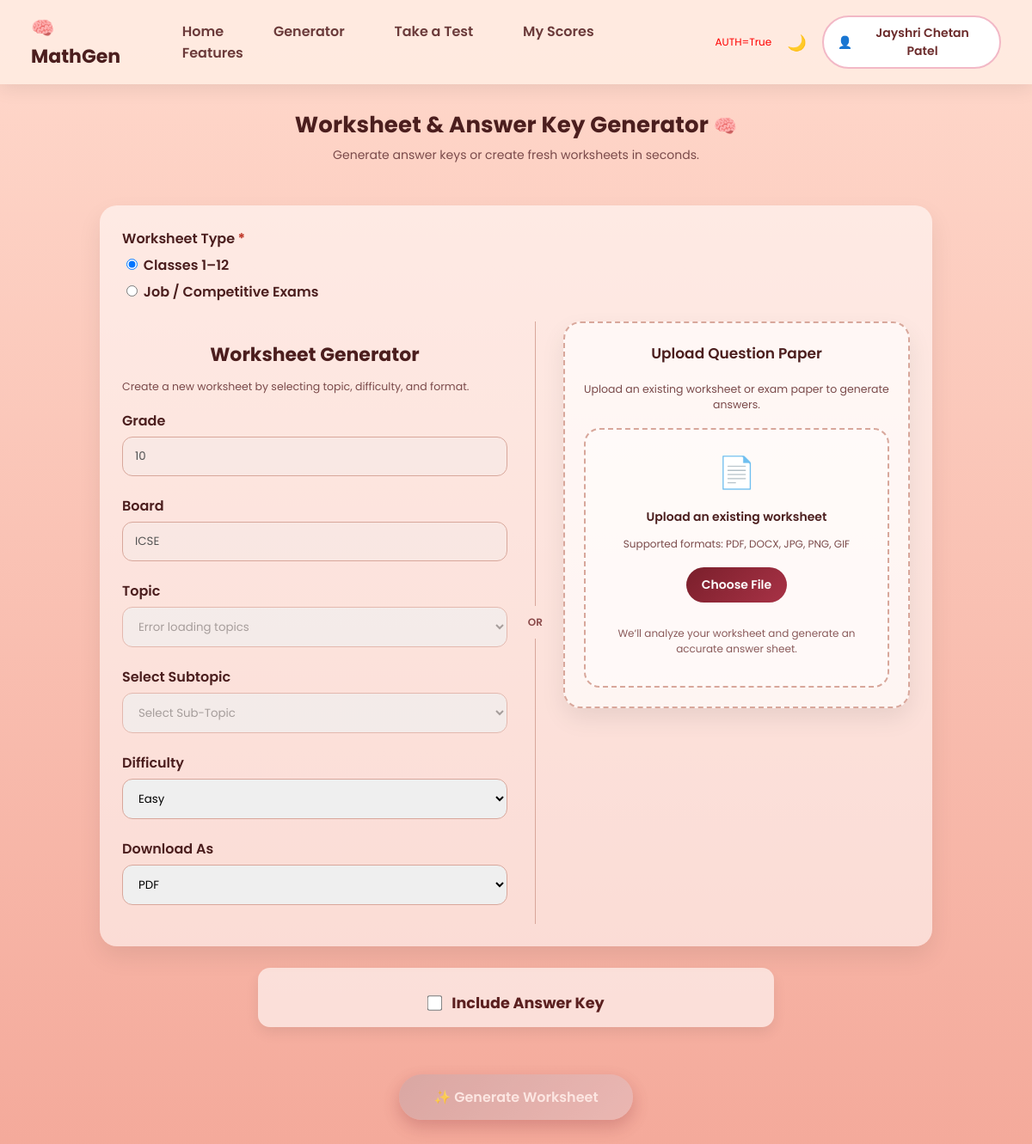
The page /generator (signed in) on the database as committed earlier.
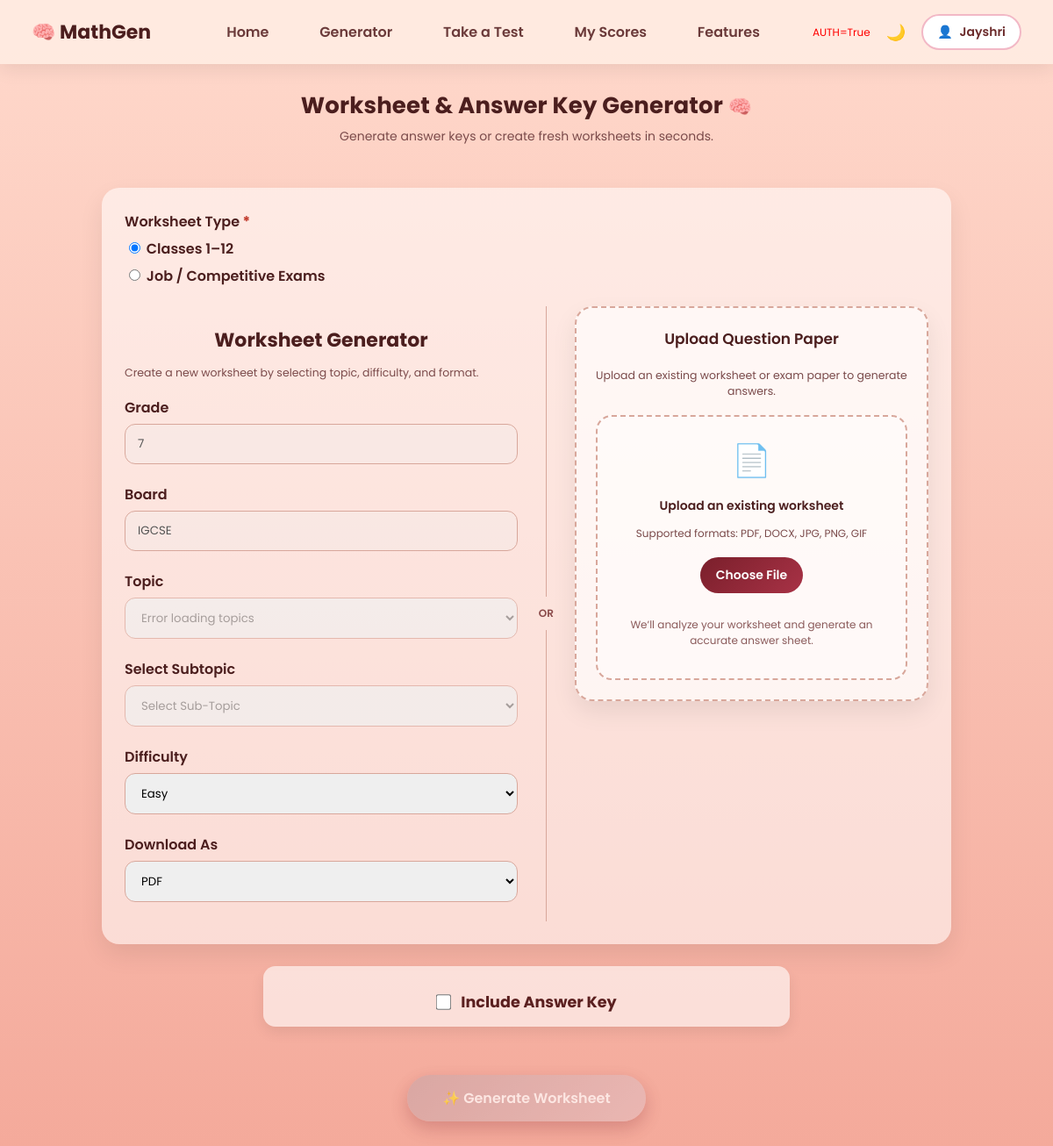
The same page on the database as committed later.
### server.py (models this page shows, shortened)
class User(UserMixin, db.Model):
    id = db.Column(db.Integer, primary_key=True)
    name = db.Column(db.String(100), nullable=False)
    email = db.Column(db.String(120), unique=True, nullable=False)
    country_code = db.Column(db.String(5), nullable=False, default="+91")  # ✅ ADD
    phone_number = db.Column(db.String(30), unique=True, nullable=True)
    grade = db.Column(db.String(20))
    password_hash = db.Column(db.String(256), nullable=True)
    age = db.Column(db.Integer, nullable=True)
    city = db.Column(db.String(100), nullable=True)
    postal_code = db.Column(db.String(20), nullable=True)
    timezone = db.Column(db.String(50), nullable=True)
    whatsapp_consent = db.Column(db.Boolean, default=False)
    newsletter_consent = db.Column(db.Boolean, default=False)
    board = db.Column(db.String(50), nullable=True)
    profile_completed = db.Column(db.Boolean, default=False)
    dob = db.Column(db.Date, nullable=True)

### server.py (the view)
@app.route('/generator')
@login_required
def serve_index():
    show_profile_popup = False
    if session.get("force_profile_popup"):
        show_profile_popup = True
        session.pop("force_profile_popup", None)
    if current_user.grade == "10-12" or current_user.board == "CBSE-ICSE":
        return redirect(url_for("exam_combo_page"))
    return render_template(
        "index.html",
        show_profile_popup=show_profile_popup,
        user_grade=current_user.grade,
        user_board=current_user.board
    )

### server.py (called while the page is built)
@app.context_processor
def inject_now():
    return {'now': datetime.now}

@login_manager.user_loader
def load_user(user_id):
    return User.query.get(int(user_id))

def clear_temp_dir():
    for f in os.listdir(TEMP_DIR):
        try:
            os.remove(os.path.join(TEMP_DIR, f))
        except:
            pass

@app.after_request
def cleanup_temp(response):
    if response.direct_passthrough:
        return response
    clear_temp_dir()
    return response

### templates/index.html (shortened to what this page needs)
{% extends "base.html" %}
{% block content %}
<div class="page-header">
    <h1 class="page-title">
        Worksheet & Answer Key Generator <span>🧠</span>
    </h1>
    <p class="page-subtitle">
        Generate answer keys or create fresh worksheets in seconds.
    </p>
</div>
<form
    method="POST"
    action="{{ url_for('generate_worksheet') }}"
    enctype="multipart/form-data"
    novalidate
>
<div class="ws-container">
<div class="ws-card">
    <div class="form-group">
  <label class="required">Worksheet Type</label>
  <label>
    <input type="radio" name="worksheet_type" value="school" checked onchange="toggleWorksheetType()">
    Classes 1–12
  </label>
  <label>
    <input type="radio" name="worksheet_type" value="job" onchange="toggleWorksheetType()">
    Job / Competitive Exams
  </label>
</div>
    <div class="ws-grid">
<div class="left-panel" id="generatorPanel">
    <div id="school-fields">
<h3 class="section-title">Worksheet Generator</h3>
<p class="section-desc">
    Create a new worksheet by selecting topic, difficulty, and format.
</p>
            <div class="form-group">
                <label>Grade</label>
                <input class="pretty-input" value="{{ current_user.grade }}" disabled>
            </div>
            <div class="form-group">
                <label>Board</label>
                <input class="pretty-input" value="{{ current_user.board }}" disabled>
            </div>
            <div class="form-group">
                <label>Topic</label>
                <select class="pretty-select" name="topic" id="topic" disabled>
                    <option value="">Loading topics...</option>
                </select>
            </div>
            <div class="form-group">
    <label>Select Subtopic</label>
    <select class="pretty-select" name="subtopic" id="subtopic" disabled>
        <option value="">Select Sub-Topic</option>
    </select>
</div>
            <div class="form-group">
                <label>Difficulty</label>
                <select class="pretty-select" name="difficulty">
                    <option value="Easy">Easy</option>
                </select>
            </div>
            <div class="form-group">
                <label>Download As</label>
                <select class="pretty-select" name="school_format" id="school-format">
                    <option value="pdf">PDF</option>
                </select>
            </div>
</div>
</div>
        <div class="vertical-or">OR</div>
        <div class="ws-card secondary upload-card">
    <h3 class="section-title">Upload Question Paper</h3>
<p class="section-desc">
    Upload an existing worksheet or exam paper to generate answers.
</p>
    <div class="upload-zone">
        <div class="upload-icon">📄</div>
        <p class="upload-title">Upload an existing worksheet</p>
        <p class="upload-subtext">
            Supported formats: PDF, DOCX, JPG, PNG, GIF
        </p>
        <label class="upload-btn">
            Choose File
        </label>
        <p class="upload-hint">
            We’ll analyze your worksheet and generate an accurate answer sheet.
        </p>
    </div>
</div>
    </div>
</div>
<div class="answer-key-bar">
    <label class="checkbox-group">
        <input type="checkbox" name="answer_key" value="1">
        Include Answer Key
    </label>
</div>
<div class="generate-btn">
<button type="submit" id="generateBtn" disabled>
    ✨ Generate Worksheet
</button>
</div>
</form>
{% endblock %}

### templates/base.html (shortened to what this page needs)
<!DOCTYPE html>
<html lang="en">
<head>
</head>
<body>
<div class="navbar">
    <div class="logo">🧠 MathGen</div>
    <nav class="nav-links">
    <a href="{{ url_for('landing_page') }}"
       class="{% if request.endpoint == 'landing_page' %}active{% endif %}">
        Home
    </a>
    <a href="{{ url_for('generate_worksheet') }}"
   class="nav-link {% if request.endpoint == 'generate_worksheet' %}active{% endif %}">
    Generator
</a>
    <a href="{{ url_for('job_exams') }}"
       class="{% if request.endpoint == 'job_exams' %}active{% endif %}">
        Take a Test
    </a>
    <a href="{{ url_for('my_scores') }}"
       class="{% if request.endpoint == 'my_scores' %}active{% endif %}">
        My Scores
    </a>
    <a href="{{ url_for('features') }}"
       class="{% if request.endpoint == 'features' %}active{% endif %}">
        Features
    </a>
</nav>
    <div class="nav-right">
        <span style="color:red;font-size:12px;">
AUTH={{ current_user.is_authenticated }}
</span>
    <div class="dark-toggle" onclick="toggleDark()">🌙</div>
    {% if current_user.is_authenticated %}
        <div class="profile" id="profileBox">
           <button type="button" class="profile-btn" onclick="toggleProfile()">
    👤 <span>{{ current_user.name }}</span>
</button>
        </div>
    {% else %}
        <a href="#" id="loginBtn">Login</a>
        <a href="{{ url_for('register') }}">Sign Up</a>
    {% endif %}
</div>
</div>
{% block content %}{% endblock %}
</body>
</html>

### templates/base.html (style rules this page uses)
* { box-sizing: border-box; font-family: 'Poppins', sans-serif; }
body { margin: 0; background: linear-gradient(180deg, #ffd9cc, #f4a99a); color: #4b1e1e; transition: background 0.3s, color 0.3s; }
.navbar { background: rgba(255, 235, 225, 0.95); padding: 16px 36px; display: flex; justify-content: space-between; align-items: center; box-shadow: 0 6px 20px rgba(0,0,0,0.08); position: sticky; top: 0; z-index: 1000; }
.logo { font-size: 22px; font-weight: 700; display: flex; align-items: center; gap: 8px; }
.nav-links a { margin-left: 26px; text-decoration: none; font-weight: 500; color: inherit; }
.nav-right { display: flex; align-items: center; gap: 18px; }
.profile { position: relative; }
.profile-btn { display: flex; align-items: center; gap: 8px; padding: 8px 16px; border-radius: 999px; background: #fff; border: 2px solid #f2b8c6; font-size: 14px; font-weight: 600; color: #6b2b2b; cursor: pointer; outline: none; transition: all 0.25s ease; }
.profile-btn { appearance: none; -webkit-appearance: none; }
.dark-toggle { cursor: pointer; font-size: 18px; }
.navbar a { position: relative; padding: 8px 14px; font-weight: 600; color: #6b3a3a; text-decoration: none; transition: all 0.3s ease; }
label.required::after { content: " *"; color: #c0392b; font-weight: 700; }
.checkbox-group { display: flex; align-items: center; gap: 10px; }
.checkbox-group input[type="checkbox"] { width: 16px; height: 16px; margin: 0; cursor: pointer; }

Rows that differ between the two databases and show on the page:
changed User: name "Jayshri Chetan Patel" → "Jayshri"; grade "10" → "7"; board "ICSE" → "IGCSE"
